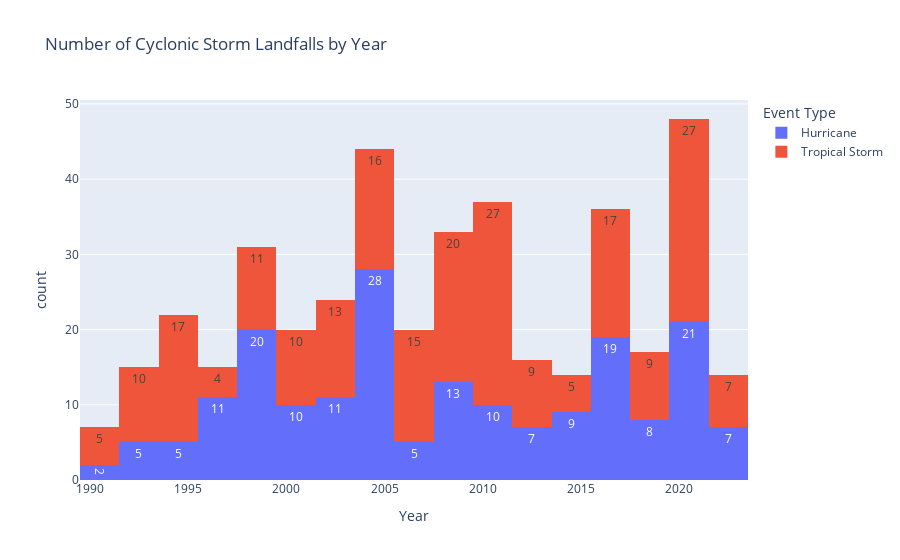

The notebook cell saved with this chart:
### Code cell
px.histogram(merged, x='Year', color='Event', text_auto=True, labels={'Year':'Year', 'Event':'Event Type'}, title='Number of Cyclonic Storm Landfalls by Year')

### Figure 1 — Plotly figure (JSON) as saved in the notebook; plotly's stock layout.template omitted (floating-point values rounded to 4 significant figures; data arrays with more than 128 entries replaced by an {"elided": "..."} marker saying what was removed)
{"data": [{"alignmentgroup": "True", "bingroup": "x", "hovertemplate": "Event Type=Hurricane<br>Year=%{x}<br>count=%{y}<extra></extra>", "legendgroup": "Hurricane", "marker": {"color": "#636efa", "pattern": {"shape": ""}}, "name": "Hurricane", "offsetgroup": "Hurricane", "orientation": "v", "showlegend": true, "texttemplate": "%{value}", "type": "histogram", "x": {"elided": "191 int values"}, "xaxis": "x", "yaxis": "y"}, {"alignmentgroup": "True", "bingroup": "x", "hovertemplate": "Event Type=Tropical Storm<br>Year=%{x}<br>count=%{y}<extra></extra>", "legendgroup": "Tropical Storm", "marker": {"color": "#EF553B", "pattern": {"shape": ""}}, "name": "Tropical Storm", "offsetgroup": "Tropical Storm", "orientation": "v", "showlegend": true, "texttemplate": "%{value}", "type": "histogram", "x": {"elided": "222 int values"}, "xaxis": "x", "yaxis": "y"}], "layout": {"barmode": "relative", "legend": {"title": {"text": "Event Type"}, "tracegroupgap": 0}, "title": {"text": "Number of Cyclonic Storm Landfalls by Year"}, "xaxis": {"anchor": "y", "domain": [0, 1], "title": {"text": "Year"}}, "yaxis": {"anchor": "x", "domain": [0, 1], "title": {"text": "count"}}}}
